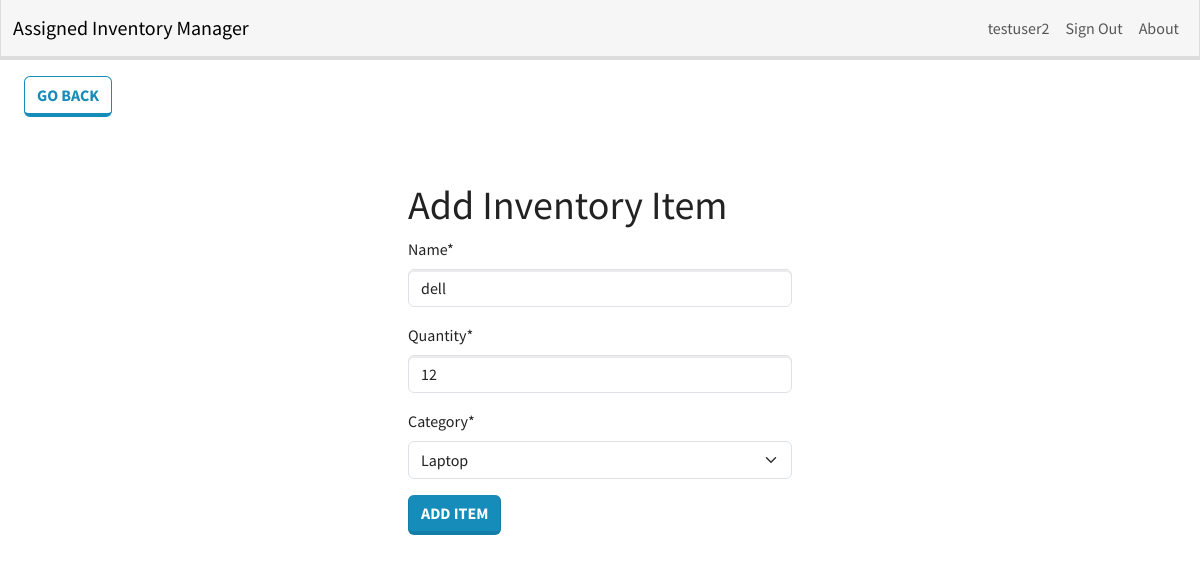
The page /edit-item/20 (signed in) on the database its author committed.
### inventory/models.py (models this page shows, shortened)
class InventoryItem(models.Model):
    name = models.CharField(max_length=200)
    quantity = models.IntegerField()
    category = models.ForeignKey(
        "Category", on_delete=models.SET_NULL, blank=True, null=True
    )
    date_created = models.DateTimeField(auto_now_add=True)
    last_edited = models.DateTimeField(auto_now=True)
    user = models.ForeignKey(User, on_delete=models.CASCADE)
    assigned_date = models.DateTimeField(auto_now_add=True)

class Category(models.Model):
    name = models.CharField(max_length=200)
    class Meta:
        verbose_name_plural = "categories"
    def __str__(self):
        return self.name

### inventory/views.py (the view, shortened to what this page needs)
# urls.py: path('edit-item/<int:pk>', EditItem.as_view(), name='edit-item'),
class EditItem(LoginRequiredMixin, UpdateView):
    model = InventoryItem
    form_class = InventoryItemForm
    template_name = "inventory/item_form.html"
    success_url = reverse_lazy("dashboard")

### inventory/forms.py
class InventoryItemForm(forms.ModelForm):
    category = forms.ModelChoiceField(queryset=Category.objects.all(), initial=0)
    quantity = forms.IntegerField(min_value=0, widget=forms.NumberInput(attrs={'min': 0}))
    class Meta:
        model = InventoryItem
        fields = ["name", "quantity", "category"]

### inventory/templates/inventory/item_form.html (shortened to what this page needs)
{% extends 'inventory/base.html' %}
{% load crispy_forms_filters %}
{% block content %}
	<a href="{% url 'dashboard' %}" class="btn btn-outline-primary my-3 mx-4">Go Back</a>
	<div class="row">
		<div class="col-11 col-md-4 mx-auto mt-5">
            <h1>Add Inventory Item</h1>
			<form method="POST">
				{{ form|crispy }}
				<div class="mt-3">
					<button class="btn btn-primary">Add Item</button>
				</div>
			</form>
		</div>
	</div>
{% endblock content %}

### inventory/templates/inventory/navigation.html (shortened to what this page needs)
<nav class="navbar navbar-expand-lg bg-light">
	<div class="container-fluid">
		<a class="navbar-brand" href="{% url 'index' %}">Assigned Inventory Manager</a>
		<div class="collapse navbar-collapse justify-content-end" id="navbarNav">
			<ul class="navbar-nav">
				{% if user.is_authenticated %}
					<li class="nav-item">
						<a class="nav-link" href="#">{{ user.username }}</a>
					</li>
					<li class="nav-item">
						<a class="nav-link" href="{% url 'simple_logout' %}">Sign Out</a>
					</li>
                    <li class="nav-item">
                        <a class="nav-link" href="{% url 'about' %}">About</a>
                    </li>
				{% endif %}
			</ul>
		</div>
	</div>
</nav>

### rows shown on the page
InventoryItem: name "dell", quantity "12", category "Laptop"

### other values the page prints
{{ user.username }} "testuser2"
